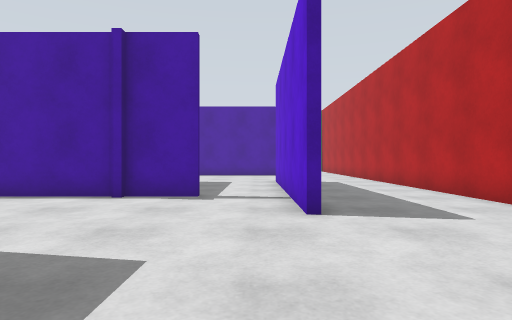
[1] (above)

18 first-person views from a walk through a world built for the Gazebo simulator. The camera is 0.94 m above the floor, looks level and sees 75° across. The floor is counted in squares, 1 m on a side. Each view is taken from the middle of a square. On the plan, view 1 faces up. The plan holds only what a view shows up to about 12 squares ahead; the rest is blank. Robots are left out.

[2]
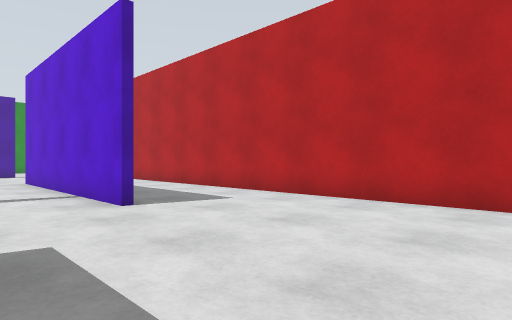

[3]
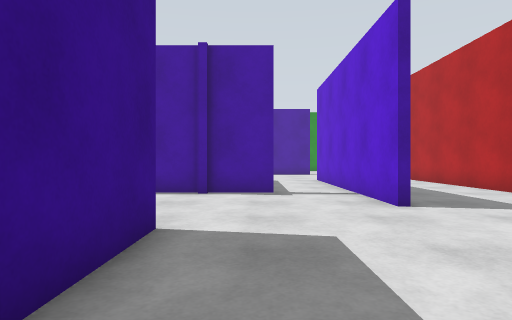

[4]
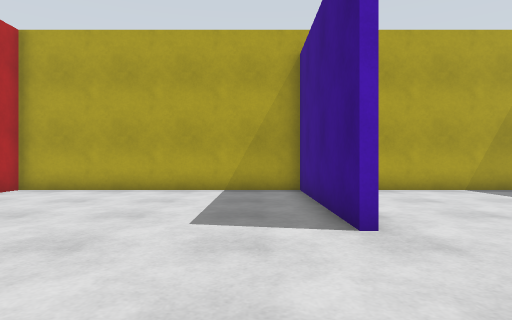

[5]
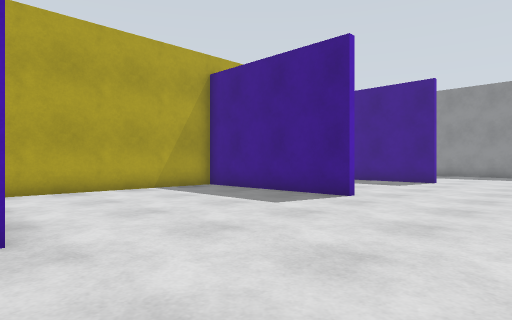

[6]
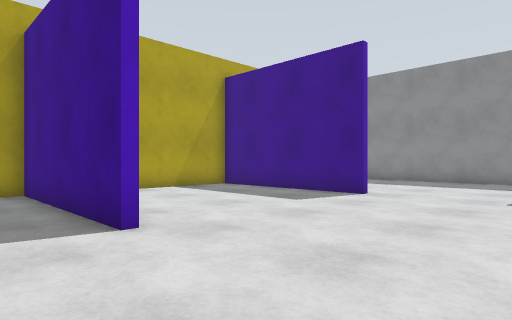

[7]
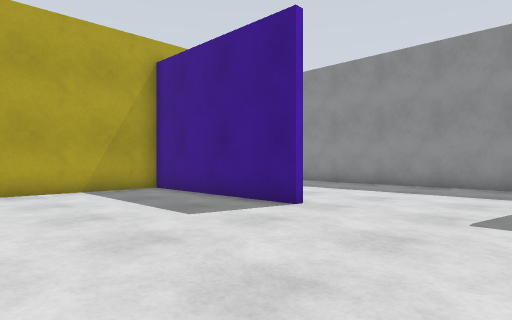

[8]
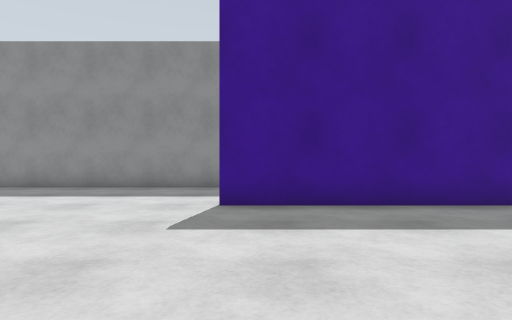

[9]
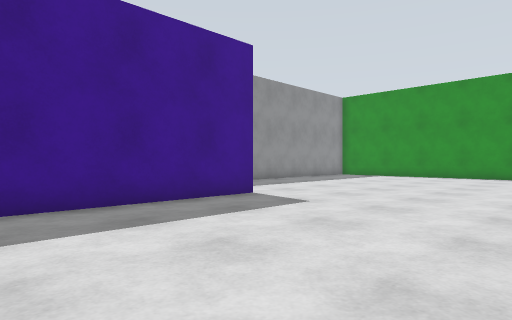

[10]
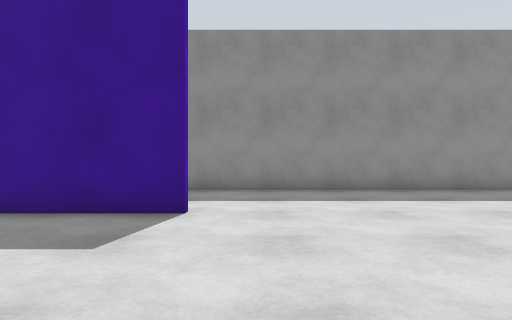

[11]
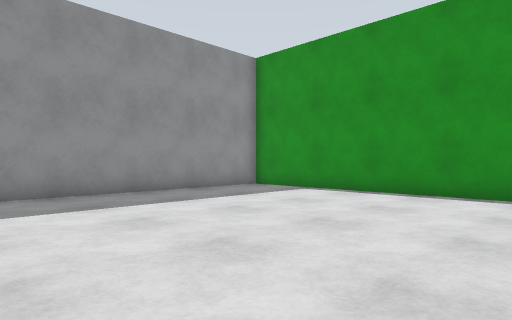

[12]
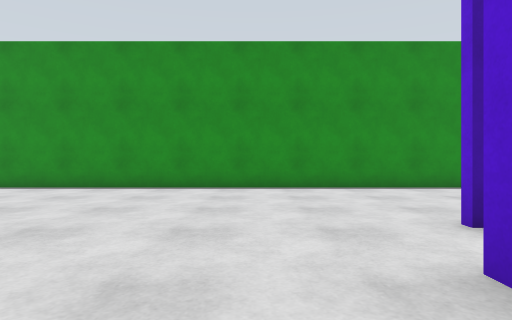

[13]
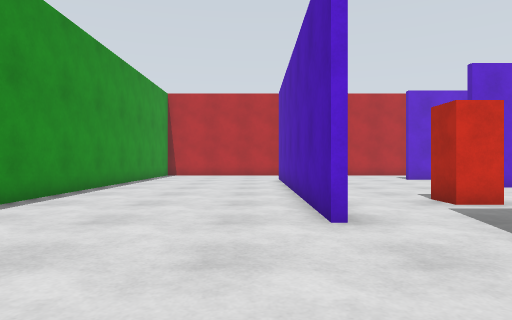

[14]
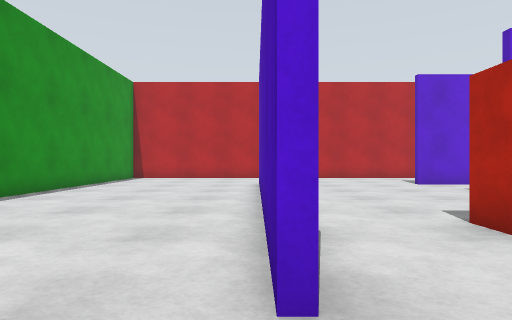

[15]
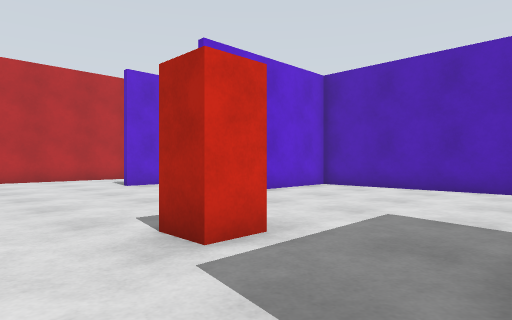

[16]
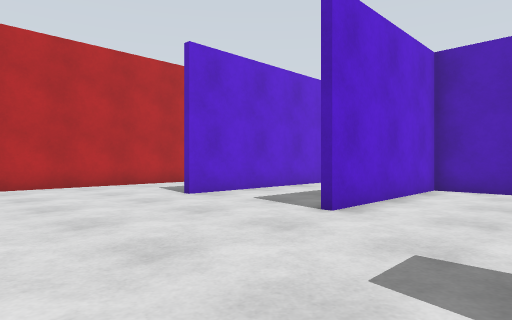

[17]
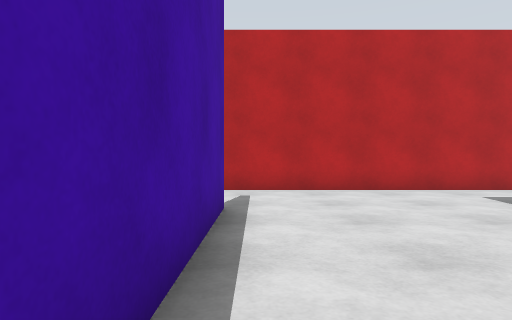

[18]
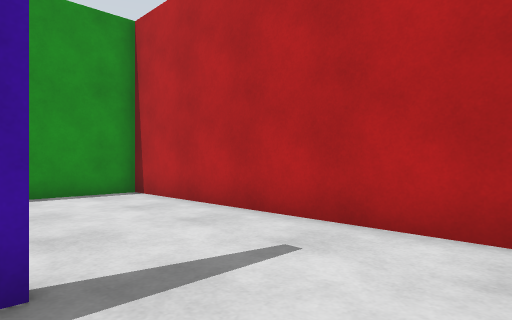

### Floor plan
Points are (right, up) in squares from view 1. A wall is a line through its corners. A room is listed if a view was taken in it or the views show most of it. See-through windows are left out.
Room 1 (views 1, 2, 3, 4, 5, 6, 7, 8, 9, 10, 11, 12, 13, 14, 15, 16, 17, 18)
walls: (-9.6, 8.9) (-3.6, 8.9) (-3.6, 14.6); (-3.6, 8.6) (-6.6, 8.6); (-10, 20.9) (-2, 20.9); (-10.9, 3.6) (-10.9, -2.4) (-4.4, -2.4); (-1.4, 8.6) (-3.4, 8.6); (-19.9, 14.8) (-19.9, 7.2); (-3.4, 3.6) (-3.4, -2.4) (5.4, -2.4) (5.4, -1.6); (-17.6, 3.6) (-17.6, -2.4) (-13.4, -2.4); (0.9, 5.8) (0.9, 14.8); (1.5, 20.6) (-4.2, 20.6); (-24.4, 6.9) (-24.4, -0.8); (0, 27.4) (-22.6, 27.4); (-24.4, 25.6) (-24.4, 13.9); (5.4, -0.1) (5.4, 27.4) (2.8, 27.4)
objects: red box (-8, 17) to (-7, 18)

Positions as (right, up) in squares from view 1, and headings:
1: (0, 0), facing up
2: (-2, -1), facing up-right
3: (-2, -1), facing up
4: (-2, 8), facing down
5: (-3, 8), facing down-left
6: (-9, 8), facing down-left
7: (-12, 8), facing down-left
8: (-13, 8), facing left
9: (-13, 8), facing up-left
10: (-14, 16), facing left
11: (-15, 18), facing up-left
12: (-13, 16), facing up
13: (-15, 22), facing right
14: (-12, 21), facing right
15: (-11, 20), facing down-right
16: (-7, 20), facing down-right
17: (-5, 20), facing right
18: (1, 18), facing up-right
